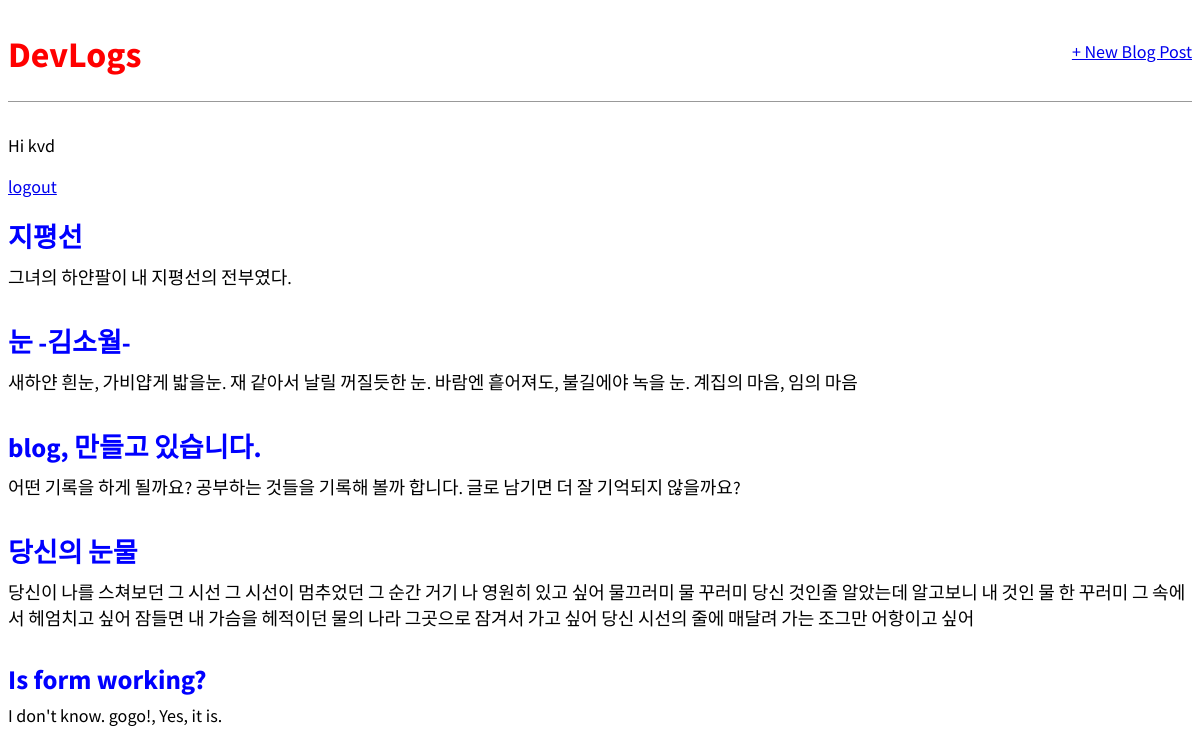
The app's page / (signed in) with its own data.
### blog/models.py (models this page shows, shortened)
class Post(models.Model):
    title = models.CharField(max_length=200)
    author = models.ForeignKey(
        'auth.User',
        on_delete=models.CASCADE,
    )
    body = models.TextField()

### blog/views.py (the view)
# urls.py: path('', views.BlogListView.as_view(), name='home'),
class BlogListView(ListView):
    model = Post
    template_name = 'home.html'

### templates/home.html
{% extends 'base.html' %}
{% block content %}
    {% for post in object_list %}
        <div class="post-entry">
            <h2><a href="{% url 'post_detail' post.pk %}">{{ post.title }}</a></h2>
            <p>{{ post.body }}</p>
        </div>
    {% endfor %}
{% endblock content %}

### templates/base.html (shortened to what this page needs)
{% load staticfiles %}
<!DOCTYPE html>
<html>
<head>
    <link rel="stylesheet" href="{% static 'css/base.css' %}">
</head>
<body>
    <div class="container">
        <header>
            <div class="nav-left">
                <h1><a href="/">DevLogs</a></h1>
            </div>
            <div class="nav-right">
                <a href="{% url 'post_new' %}">+ New Blog Post</a>
            </div>
        </header>
        {% if user.is_authenticated %}
            <p>Hi {{ user.username }}</p>
            <p><a href="{% url 'logout' %}">logout</a></p>
        {% else %}
            <p>You are not logged in.</p>
            <a href="{% url 'login' %}">login</a>
        {% endif %}
        {% block content %}
        {% endblock content %}
    </div>
</body>
</html>

### static/css/base.css (style rules this page uses)
body { font-family: 'Source Sans Pro', sans-serif; font-size: 18px; }
header { border-bottom: 1px solid #999; margin-bottom: 2rem; display: flex; }
header h1 a { color: red; text-decoration: none; }
.nav-left { margin-right: auto; }
.nav-right { display: flex; padding-top: 2rem; }
.post-entry { margin-bottom: 2rem; }
.post-entry h2 { margin: .5rem 0; }
.post-entry h2 a, .post-entry h2 a:visited { color: blue; text-decoration: none; }
.post-entry p { margin: 0; font-weight: 400; }

### records on screen
Post: title "지평선", body "그녀의 하얀팔이 내 지평선의 전부였다."
Post: title "눈 -김소월-", body "새하얀 흰눈, 가비얍게 밟을눈. 재 같아서 날릴 꺼질듯한 눈. 바람엔 흩어져도, 불길에야 녹을 눈. 계집의 마음, 임의 마음"
Post: title "blog, 만들고 있습니다.", body "어떤 기록을 하게 될까요? 공부하는 것들을 기록해 볼까 합니다. 글로 남기면 더 잘 기억되지 않을까요?"
Post: title "당신의 눈물", body "당신이 나를 스쳐보던 그 시선 그 시선이 멈추었던 그 순간 거기 나 영원히 있고 싶어 물끄러미 물 꾸러미 당신 것인줄 알았는데 알고보니 내 것인 물 한 꾸러미 그 속에서 헤엄치고 싶어 잠들면 내 가슴을 헤적이던 물의 나라 그곳으로 잠겨서 가고 싶어 당신 시선의 줄에 매달려 가는 조그만 어항이고 싶어"
Post: title "Is form working?", body "I don't know. gogo!, Yes, it is."

### other values on screen
{{ user.username }} "kvd"
